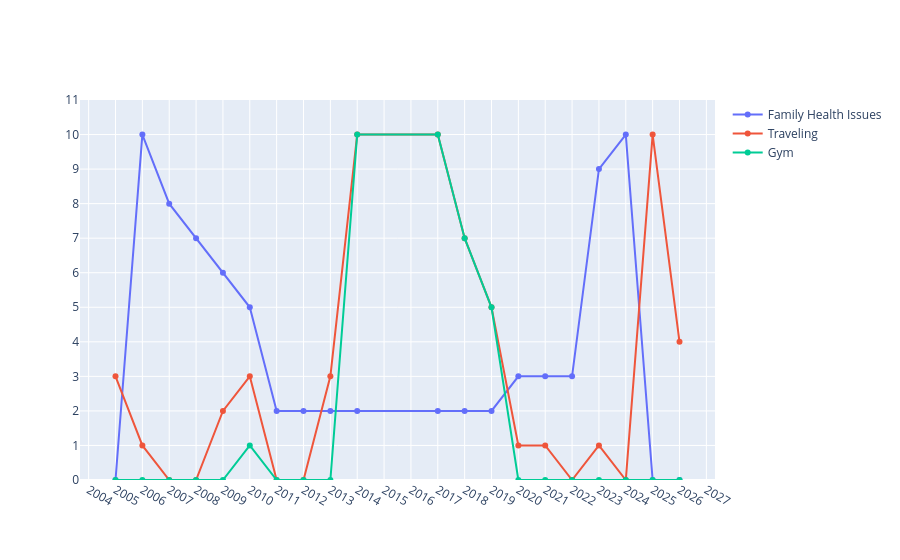

Notebook cell for this chart:
### Code cell
fig = go.Figure()

fig.add_trace(go.Scatter(
    x = year,
    y = family,
    mode = "lines+markers",
    name = "Family Health Issues"
))

fig.add_trace(go.Scatter(
    x = year,
    y = traveling,
    mode = "lines+markers",
    name = "Traveling"
))


fig.add_trace(go.Scatter(
    x = year,
    y = gym,
    mode = "lines+markers",
    name = "Gym"
))


fig.update_layout(
    yaxis=dict(type="linear", range=[0, 11], autorange=False, dtick=1),
    xaxis=dict(tickmode="linear")
)

fig.show()

### Figure 1 — Plotly figure (JSON) as saved in the notebook; plotly's stock layout.template omitted (floating-point values rounded to 4 significant figures)
{"data": [{"mode": "lines+markers", "name": "Family Health Issues", "type": "scatter", "x": [2005, 2006, 2007, 2008, 2009, 2010, 2011, 2012, 2013, 2014, 2017, 2018, 2019, 2020, 2021, 2022, 2023, 2024, 2025, 2026], "y": [0, 10, 8, 7, 6, 5, 2, 2, 2, 2, 2, 2, 2, 3, 3, 3, 9, 10, 0, 0]}, {"mode": "lines+markers", "name": "Traveling", "type": "scatter", "x": [2005, 2006, 2007, 2008, 2009, 2010, 2011, 2012, 2013, 2014, 2017, 2018, 2019, 2020, 2021, 2022, 2023, 2024, 2025, 2026], "y": [3, 1, 0, 0, 2, 3, 0, 0, 3, 10, 10, 7, 5, 1, 1, 0, 1, 0, 10, 4]}, {"mode": "lines+markers", "name": "Gym", "type": "scatter", "x": [2005, 2006, 2007, 2008, 2009, 2010, 2011, 2012, 2013, 2014, 2017, 2018, 2019, 2020, 2021, 2022, 2023, 2024, 2025, 2026], "y": [0, 0, 0, 0, 0, 1, 0, 0, 0, 10, 10, 7, 5, 0, 0, 0, 0, 0, 0, 0]}], "layout": {"xaxis": {"tickmode": "linear"}, "yaxis": {"autorange": false, "dtick": 1, "range": [0, 11], "type": "linear"}}}
